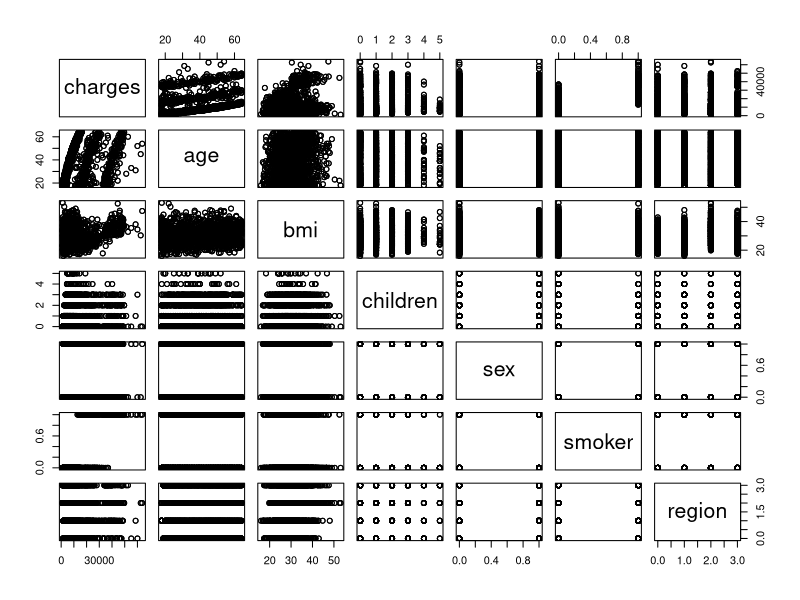
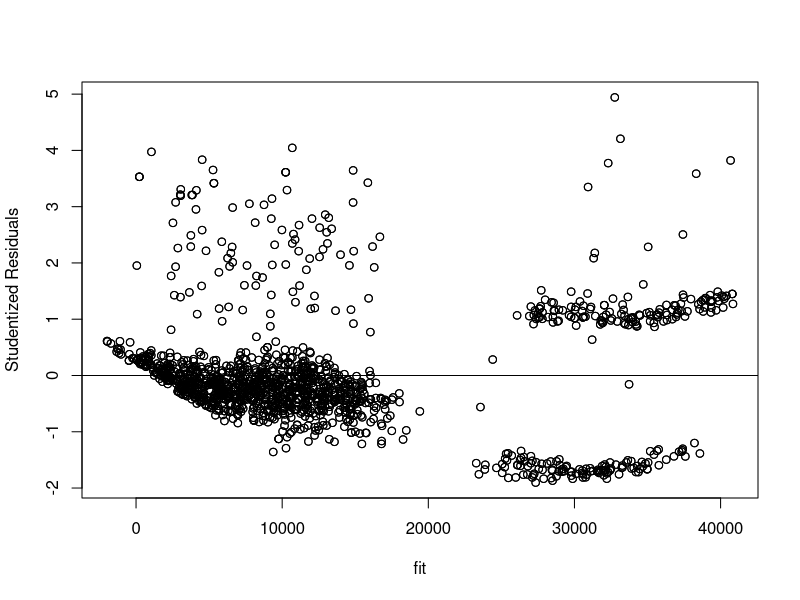
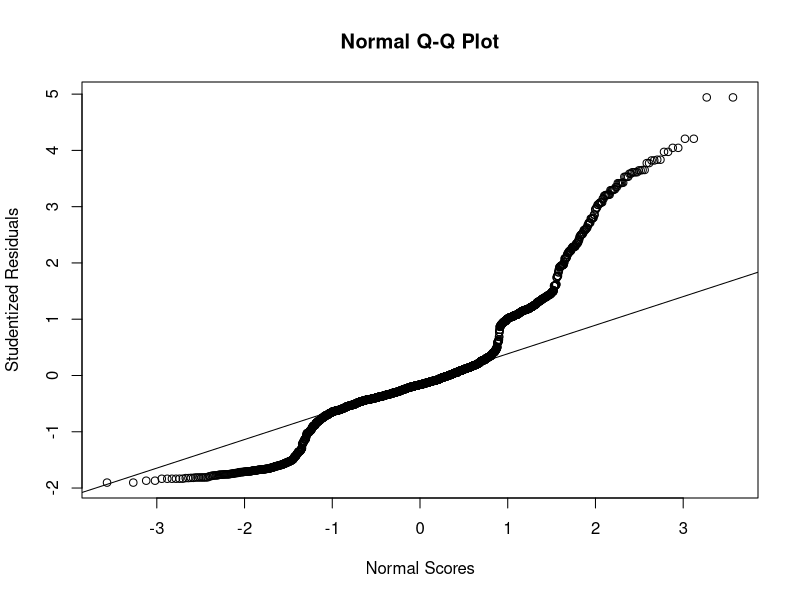
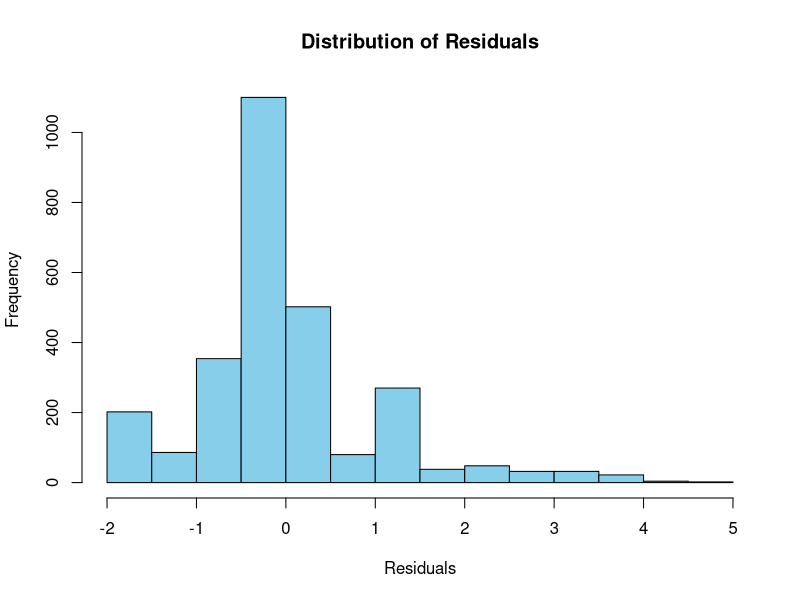
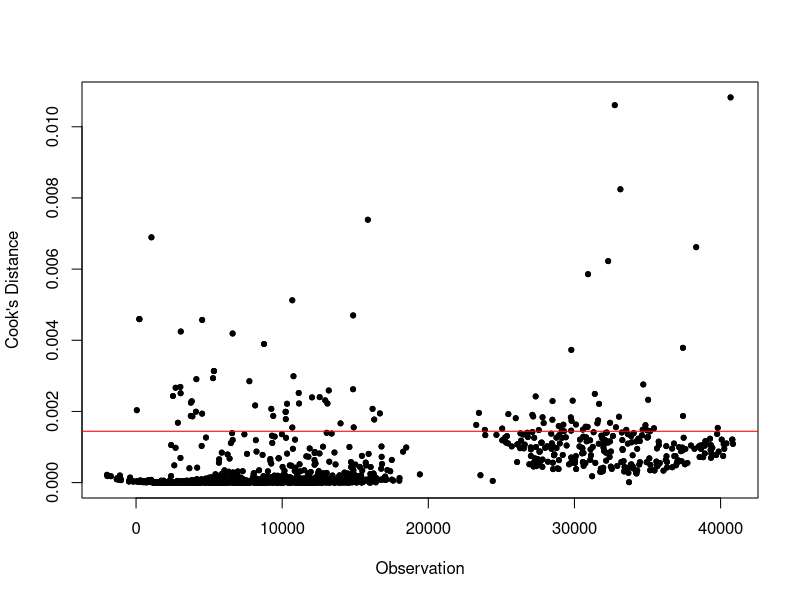
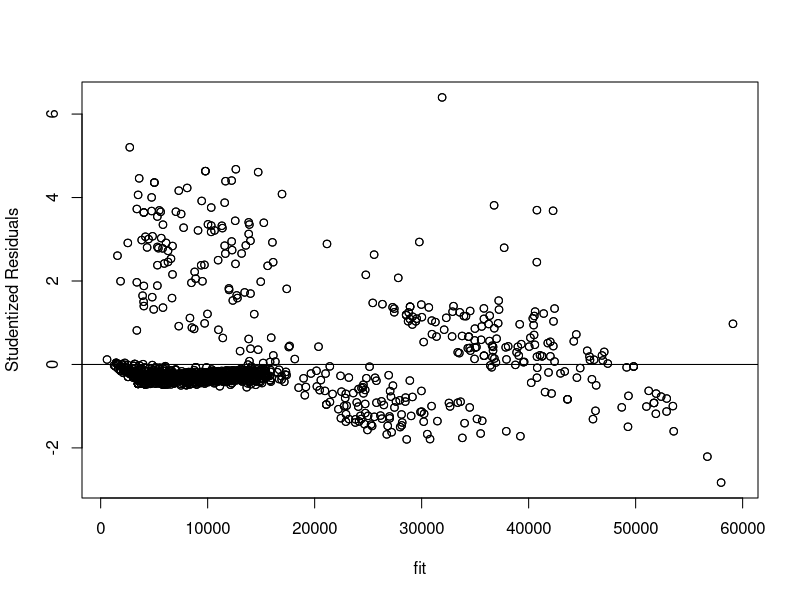
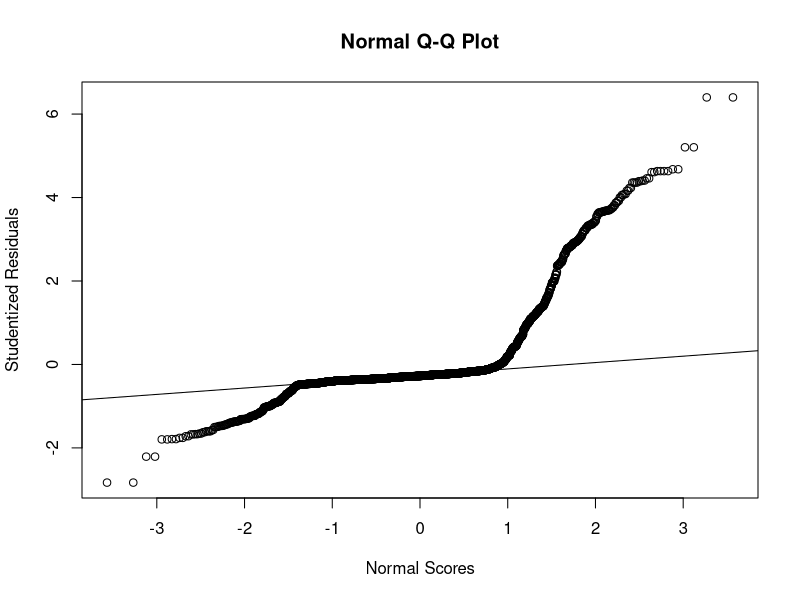
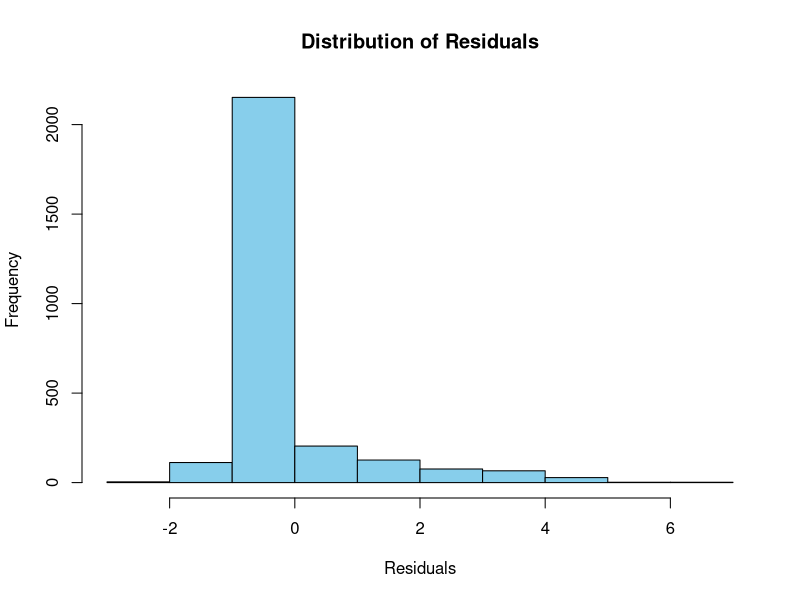

Recreate these plots in R, in order. (Note: this script raises an error after producing the figures.)
## Plotting Scatter plor matrix
# Load dataset from a CSV file
plot_data <- read.csv("Dataset/medical_insurance_modified_2.csv")
pairs(plot_data)

## Regression
# Load dataset from a CSV file
data <- read.csv("Dataset/medical_insurance_modified_1.csv")

# Printing Column names
colnames(data)

## Multicollinearity Check by Variance Inflation Factor
# Fitting Linear model
lm_model <- lm(charges ~ age + bmi + children + sex + smoker + region1 + region2 + region3 , data=data)
library(carData)
library(car)
summary(lm_model)

# removing sex, region1 from model at 1% level of significance
vif(lm_model)

## Best linear regression
# By stepwise regression selected variables are- age, bmi, children, smoker, region2, region3 
lm_model <- lm(charges ~ age + bmi + children  + smoker + region2 + region3 , data=data)
summary(lm_model)

# Predict values using the model
predicted_values <- predict(lm_model)

# Calculate absolute differences
abs_diff <- abs(data$charges - predicted_values)

# Calculate Mean Absolute Error (MAE)
mae_lm <- mean(abs_diff)

# Print MAE
print(mae_lm)

# ANOVA
anova(lm_model)

# Confidence interval for coefficients
confint(lm_model,level=0.95)

# Extract studentized residuals
studentized_res <- rstudent(lm_model)

# Plot studentized residuals
fit = fitted(lm_model)
plot(fit, studentized_res, xlab = "fit", ylab = "Studentized Residuals")
abline(0,0)

# Create Normal probability plot of residuals
qqnorm(studentized_res,xlab="Normal Scores",ylab = "Studentized Residuals")
qqline(studentized_res)

# Plot histogram of studentized residuals
hist(studentized_res, main = "Distribution of Residuals", xlab = "Residuals", ylab = "Frequency", col = "skyblue")

# Testing for normality of studentized residuals
shapiro.test(studentized_res)
ks_result <- ks.test(studentized_res, "pnorm")
ks_result

## Influential Point Checking
# Calculate Cook's distance
cooksd <- cooks.distance(lm_model)

# Plot Cook's distance
plot(fit,cooksd, pch = 20, xlab = "Observation", ylab = "Cook's Distance")
abline(h = 4/length(cooksd), col = "red")

# 10 fold CV
#install.packages("caret")
#install.packages("ggplot2")
#install.packages("lattice")

# Load necessary libraries
library(lattice)
library(ggplot2)
library(caret)

# Set up your control parameters for 10-fold cross-validation
ctrl <- trainControl(method = "cv", 
                     number = 10, # Number of folds
                     summaryFunction = defaultSummary, # Use default summary function for regression
                     verboseIter = TRUE) # To display progress

# Define your linear regression model
model <- train(charges ~ age + bmi + children  + smoker + region2 + region3 , 
               data = data, 
               method = "lm", # Linear regression method
               trControl = ctrl)

# Print the results
print(model)


## Polynomial Regression

degree <- 2

poly_model <- lm(charges ~ poly(age,degree) + poly(bmi,degree) + poly(children,degree)  + age:bmi + age:smoker + bmi:smoker + smoker  + region2:age + region2:bmi + region2  + region3:age + region3:bmi + region3 , data=data)
summary(poly_model)

# Deleting variables with low p value
poly_model <- lm(charges ~ polym(age, bmi, children, smoker,region2, region3, degree=2, raw=TRUE),data=data)
summary(poly_model)

# Deleting variables with low p value
poly_model <- lm(charges ~ I(age^2)+ age + I(bmi^2) + children + bmi:smoker + smoker  + region2:age + region2:bmi  , data=data)
summary(poly_model)

# Best One
poly_model <- lm(charges ~ I(age^2) + children + bmi:smoker + smoker  + region2:age + region2:bmi  , data=data)
summary(poly_model)

# MAE
predicted_values <- predict(poly_model)
abs_diff <- abs(data$charges - predicted_values)
mae <- mean(abs_diff)
mae

# ANOVA
anova(poly_model)

# Confidence interval for coefficients
confint(poly_model,level=0.95)

# Extract studentized residuals
studentized_res <- rstudent(poly_model)

# Plot studentized residuals
fit = fitted(poly_model)
plot(fit, studentized_res, xlab = "fit", ylab = "Studentized Residuals")
abline(0,0)

# Create Normal probability plot of residuals
qqnorm(studentized_res,xlab="Normal Scores",ylab = "Studentized Residuals")
qqline(studentized_res)

# Plot histogram of studentized residuals
hist(studentized_res, main = "Distribution of Residuals", xlab = "Residuals", ylab = "Frequency", col = "skyblue")

# Testing for normality of studentized residuals
shapiro.test(studentized_res)
ks<-ks.test(studentized_res, "pnorm")
ks

# 10-fold CV
model <- train(charges ~ I(age^2) + children + bmi:smoker + smoker  + region2:age + region2:bmi  ,
               data = data, 
               method = "lm", # Linear regression method
               trControl = ctrl)
print(model)

## RIDGE REGRESSION

#install.packages("glmnet")
library(glmnet)

# Processing dataset
data$age2 <- data$age * data$age
data <- subset(data, select = -age)
data$bmi.smoker <- data$bmi * data$smoker
data$region2.age <- data$age * data$region2
data$region2.bmi <- data$bmi * data$region2
data <- subset(data, select = -bmi)
data <- subset(data, select = -sex)
data <- subset(data, select = -region1)
data <- subset(data, select = -region2)
data <- subset(data, select = -region3)

# Design and target matrix
X <- as.matrix(data[, -1])
y <- data[, 1]

# Model Building
ridge_model <- cv.glmnet(X, y, alpha = 0)

# Optimal lambda
print(ridge_model$lambda.min)

# Coefficients
coef(ridge_model, s = "lambda.min")
summary(ridge_model)

# Prediction
y_pred <- predict(ridge_model, X, s = "lambda.min")  # Use the lambda value that minimizes the cross-validation error

# Calculate R-squared score, MSE and MAE
r2_score <- R2(y, y_pred)
mse <- mean((y - y_pred)^2)
mae <- mean(abs(y - y_pred))
cat("R2 Score:", r2_score, "\n")
cat("Mean Squared Error:", mse, "\n")
cat("Mean Absolute Error:", mae, "\n")

# 10-fold CV
model <- train(charges ~ .,                   # Formula specifying the outcome variable and predictors
               data = data,      
               method = "ridge",          
               trControl = ctrl
)       # Specify the control parameters

# Print the cross-validation results
print(model)

## LASSO regression

# Select the optimal lambda using cross-validation
cv_lasso <- cv.glmnet(x = X, y = y, alpha = 1)
max(cv_lasso$cvm)

# Get the optimal lambda
optimal_lambda <- cv_lasso$lambda.min
cat("Optimal lambda:", optimal_lambda, "\n")

# Plotting lambda vs error
plot(cv_lasso) 

# Best model
best_model <- glmnet(X, y, alpha = 1, lambda = optimal_lambda)
coef(best_model)

# use fitted best model to make predictions
y_predicted <- predict(best_model, s = optimal_lambda, newx = X)

# find SST and SSE
sst <- sum((y - mean(y))^2)
sse <- sum((y_predicted - y)^2)

# find R-Squared
rsq <- 1 - sse/sst
rsq

# Compute Mean Squared Error
mse <- mean((y - y_predicted)^2)
cat("Mean Squared Error:", mse, "\n")

# Compute Mean Absolute Error
mae <- mean(abs(y - y_predicted))
cat("Mean Absolute Error:", mae, "\n")

# 10-fold CV
model <- train(charges ~ .,                   # Formula specifying the outcome variable and predictors
               data = data,      
               method = "lasso",          
               trControl = ctrl
)       # Specify the control parameters

# Print the cross-validation results
print(model)


## Random Forest Regression

#install.packages("randomForest") 

library(randomForest) 
set.seed(4543)

# Fitting Random Forest model
rf.fit <- randomForest(charges ~ ., data=data, mtry=4,
                       keep.forest=TRUE, importance=TRUE) 
rf.fit 
predicted_values <- predict(rf.fit)

# Calculate absolute differences
abs_diff <- abs(data$charges - predicted_values)

# Calculate Mean Absolute Error (MAE)
mae <- mean(abs_diff)

# Print MAE
print(mae)

# Plotting error vs number of trees
plot(rf.fit)

# 10-fold CV
model <- train(charges ~ .,                   # Formula specifying the outcome variable and predictors
               data = data,       
               method = "rf",         
               trControl = ctrl
               )       # Specify the control parameters

# Print the cross-validation results
print(model)